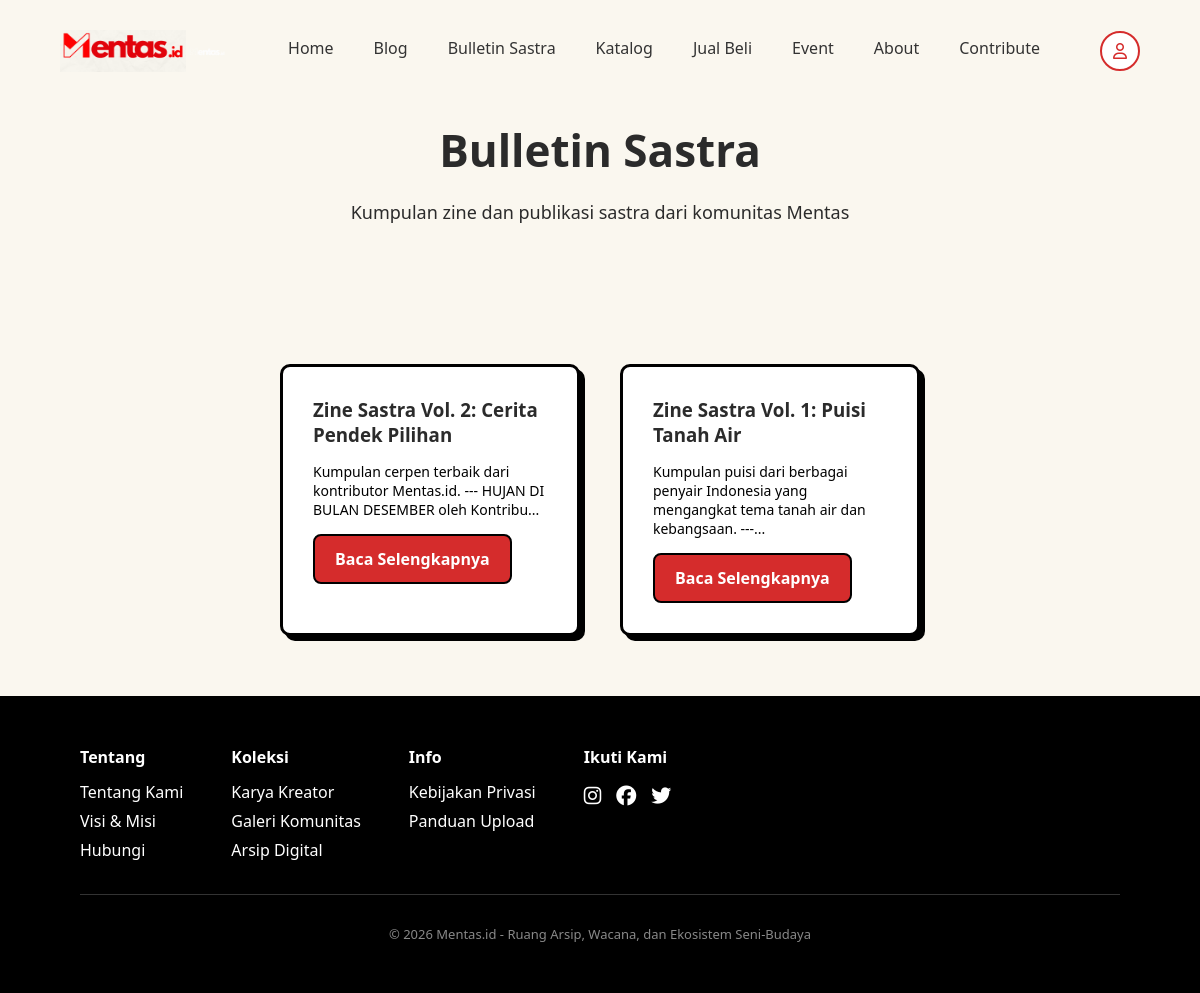
/zine, run on the app's committed database.
### tables this page shows
CREATE TABLE `zines` (
  `id` int NOT NULL,
  `title` varchar(255) NOT NULL,
  `slug` varchar(255) NOT NULL,
  `content` longtext,
  `cover_image` varchar(255) DEFAULT NULL,
  `is_active` tinyint(1) DEFAULT '1',
  `created_at` timestamp NULL DEFAULT CURRENT_TIMESTAMP,
  `updated_at` timestamp NULL DEFAULT CURRENT_TIMESTAMP ON UPDATE CURRENT_TIMESTAMP
);

### app/controllers/ZineController.php (called while the page is built, shortened)
<?php
class ZineController extends Controller
{
    private $zineModel;
    public function __construct()
    {
        $this->zineModel = new Zine();
    }
    public function index()
    {
        $zines = $this->zineModel->all();
        return $this->view('zine/index', ['zines' => $zines]);
    }
}

### app/core/Router.php (called while the page is built, shortened)
<?php
class Router
{
    public function dispatch()
    {
        $method = 'index';
        $params = [];
        $controller = new $controllerName;
        call_user_func_array([$controller, $method], $params);
    }
}

### public/index.php (called while the page is built, shortened)
<?php
require_once '../app/config/database.php';
require_once '../app/core/Database.php';
require_once '../app/core/Router.php';
require_once '../app/models/Zine.php';
$router = new Router();
$router->dispatch();

### app/core/Database.php (called while the page is built, shortened)
<?php
class Database
{
    private static $instance = null;
    private $pdo;
    private function __construct()
    {
        try {
            $dsn = "mysql:host=" . DB_HOST . ";dbname=" . DB_NAME . ";charset=" . DB_CHARSET;
            $options = [
                PDO::ATTR_ERRMODE => PDO::ERRMODE_EXCEPTION,
                PDO::ATTR_DEFAULT_FETCH_MODE => PDO::FETCH_ASSOC,
                PDO::ATTR_EMULATE_PREPARES => false,
            ];
            $this->pdo = new PDO($dsn, DB_USER, DB_PASS, $options);
        } catch (PDOException $e) {
            die("Database connection failed: " . $e->getMessage());
        }
    }
    public static function getInstance()
    {
        if (self::$instance === null) {
            self::$instance = new self();
        }
        return self::$instance;
    }
    public function query($sql, $params = [])
    {
        $stmt = $this->pdo->prepare($sql);
        $stmt->execute($params);
        return $stmt->fetchAll();
    }
}

### app/models/Zine.php (called while the page is built, shortened)
<?php
class Zine
{
    private $db;
    public function __construct()
    {
        $this->db = Database::getInstance();
    }
    public function all()
    {
        return $this->db->query(
            "SELECT * FROM zines WHERE is_active = 1 ORDER BY created_at DESC"
        );
    }
}

### app/views/zine/index.php (the view, shortened to what this page needs)
<section class="hero zine-hero">
    <div class="hero-content">
        <h1>Bulletin Sastra</h1>
        <p>Kumpulan zine dan publikasi sastra dari komunitas Mentas</p>
    </div>
</section>
<section class="program-section zine-section">
    <?php if (empty($zines)): ?>
        <p class="zine-empty">Belum ada bulletin sastra.</p>
    <?php else: ?>
        <?php foreach ($zines as $zine): ?>
            <div class="program-card zine-card">
                <h3><?= htmlspecialchars($zine['title']) ?></h3>
                <p class="zine-card-excerpt">
                    <?= htmlspecialchars(substr($zine['content'] ?? '', 0, 100)) ?>...
                </p>
                <a
                    href="<?= BASE_URL ?>/zine/detail/<?= $zine['slug'] ?>"
                    class="btn-outline"
                >
                    Baca Selengkapnya
                </a>
            </div>
        <?php endforeach; ?>
    <?php endif; ?>
</section>

### public/assets/css/mentas.css (style rules this page uses)
* { margin: 0; padding: 0; box-sizing: border-box; font-family: 'Segoe UI', sans-serif; }
html, body { overflow-x: hidden; max-width: 100%; }
html { height: 100%; }
body { background: #faf7ef; color: #2b2b2b; min-height: 100%; display: flex; flex-direction: column; }
.hero { padding: 190px 90px; display: flex; align-items: center; justify-content: center; text-align: center; }
.hero-content h1 { font-size: 44px; font-weight: 800; max-width: 700px; margin: auto; }
.hero-content p { margin: 20px auto; max-width: 550px; font-size: 18px; }
.program-section { display: flex; justify-content: center; gap: 40px; padding: 60px 80px; background: #faf7ef; }
.program-card { background: #ffffff; padding: 30px; width: 300px; border-radius: 10px; border: 3px solid #000; box-shadow: 5px 5px 0 #000; transition: 0.25s ease; }
.program-card h3 { margin-bottom: 15px; }
.btn-outline { display: inline-block; padding: 12px 20px; border: 2px solid #000; text-decoration: none; color: #ffffff; font-weight: 600; border-radius: 8px; background: #d52c2c; }
.program-card .btn-outline { background: #d52c2c; color: #fff; border: 2px solid #000; transition: transform 0.2s ease, box-shadow 0.2s ease, background 0.2s ease; }

### public/assets/css/bulletin.css (style rules this page uses)
.zine-hero { padding: 120px 60px 60px; }
.zine-section { flex-wrap: wrap; justify-content: center; }
.zine-card-excerpt { font-size: 14px; color: #000; margin-bottom: 15px; }

### data on the page
zines: title "Zine Sastra Vol. 2: Cerita Pendek Pilihan", content "Kumpulan cerpen terbaik dari kontributor Mentas.id. --- HUJAN DI BULAN DESEMBER oleh Kontribu"
zines: title "Zine Sastra Vol. 1: Puisi Tanah Air", content "Kumpulan puisi dari berbagai penyair Indonesia yang mengangkat tema tanah air dan kebangsaan. ---"
